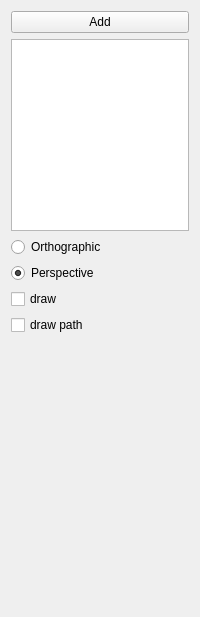
<?xml version="1.0" encoding="UTF-8"?>
<ui version="4.0">
 <class>ControlDock_CameraTabWidget</class>
 <widget class="QWidget" name="ControlDock_CameraTabWidget">
  <property name="geometry">
   <rect>
    <x>0</x>
    <y>0</y>
    <width>200</width>
    <height>617</height>
   </rect>
  </property>
  <property name="sizePolicy">
   <sizepolicy hsizetype="Preferred" vsizetype="Preferred">
    <horstretch>0</horstretch>
    <verstretch>0</verstretch>
   </sizepolicy>
  </property>
  <property name="minimumSize">
   <size>
    <width>200</width>
    <height>0</height>
   </size>
  </property>
  <property name="maximumSize">
   <size>
    <width>200</width>
    <height>16777215</height>
   </size>
  </property>
  <property name="windowTitle">
   <string>Form</string>
  </property>
  <layout class="QGridLayout" name="gridLayout">
   <item row="0" column="0" colspan="2">
    <widget class="QPushButton" name="button_addCamera">
     <property name="text">
      <string>Add</string>
     </property>
    </widget>
   </item>
   <item row="1" column="0" colspan="2">
    <widget class="QListWidget" name="list_cameras">
     <property name="sizePolicy">
      <sizepolicy hsizetype="Expanding" vsizetype="Preferred">
       <horstretch>0</horstretch>
       <verstretch>0</verstretch>
      </sizepolicy>
     </property>
     <property name="selectionMode">
      <enum>QAbstractItemView::SingleSelection</enum>
     </property>
    </widget>
   </item>
   <item row="2" column="0" colspan="2">
    <widget class="QRadioButton" name="radio_orthographicProjection">
     <property name="text">
      <string>Orthographic</string>
     </property>
     <property name="checked">
      <bool>false</bool>
     </property>
     <attribute name="buttonGroup">
      <string notr="true">group_projectionType</string>
     </attribute>
    </widget>
   </item>
   <item row="3" column="0">
    <widget class="QRadioButton" name="radio_perspectiveProjection">
     <property name="text">
      <string>Perspective</string>
     </property>
     <property name="checked">
      <bool>true</bool>
     </property>
     <attribute name="buttonGroup">
      <string notr="true">group_projectionType</string>
     </attribute>
    </widget>
   </item>
   <item row="4" column="0">
    <widget class="QCheckBox" name="check_drawCamera">
     <property name="text">
      <string>draw</string>
     </property>
    </widget>
   </item>
   <item row="5" column="0">
    <widget class="QCheckBox" name="check_drawCameraPath">
     <property name="text">
      <string>draw path</string>
     </property>
    </widget>
   </item>
   <item row="6" column="1">
    <spacer name="verticalSpacer">
     <property name="orientation">
      <enum>Qt::Vertical</enum>
     </property>
     <property name="sizeHint" stdset="0">
      <size>
       <width>68</width>
       <height>257</height>
      </size>
     </property>
    </spacer>
   </item>
  </layout>
 </widget>
 <resources/>
 <connections/>
 <buttongroups>
  <buttongroup name="group_projectionType"/>
 </buttongroups>
</ui>
